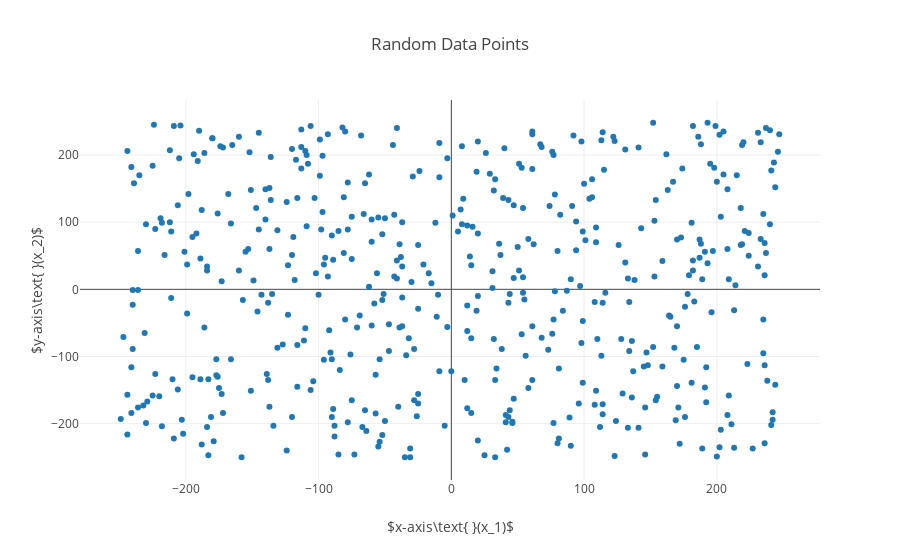

Here is the notebook cell this chart was saved with:
### Markdown cell above
Now let's plot the random points on a graph

### Code cell
# Create scatter plot points using the random points created above
# All x-coordinates go into one array and all y-coordinates into another
graphPoints = go.Scatter(
    x = points[:, [0]].flatten(),
    y = points[:, [1]].flatten(),
    mode = 'markers',
    marker = dict(
        symbol = 'circle'
    ),
    name = 'Random Data'
    
)

layout = go.Layout(
    title='Random Data Points',
    xaxis=dict(
        title='$x-axis\\text{ }(x_1)$'
    ),
    yaxis=dict(
        title='$y-axis\\text{ }(x_2)$'
    )
)

fig = go.Figure(data=[graphPoints], layout=layout)
plt.iplot(fig)

### Figure 1 — Plotly figure (JSON) as saved in the notebook; plotly's stock layout.template omitted (floating-point values rounded to 4 significant figures; data arrays with more than 128 entries replaced by an {"elided": "..."} marker saying what was removed)
{"data": [{"marker": {"symbol": "circle"}, "mode": "markers", "name": "Random Data", "type": "scatter", "uid": "b912124d-e404-43da-9ae3-da90eac8497a", "x": {"elided": "500 int values"}, "y": {"elided": "500 int values"}}], "layout": {"autosize": true, "title": {"text": "Random Data Points"}, "xaxis": {"autorange": true, "range": [-278.7, 276.7], "title": {"text": "$x-axis\\text{ }(x_1)$"}, "type": "linear"}, "yaxis": {"autorange": true, "range": [-286.5, 284.5], "title": {"text": "$y-axis\\text{ }(x_2)$"}, "type": "linear"}}}
